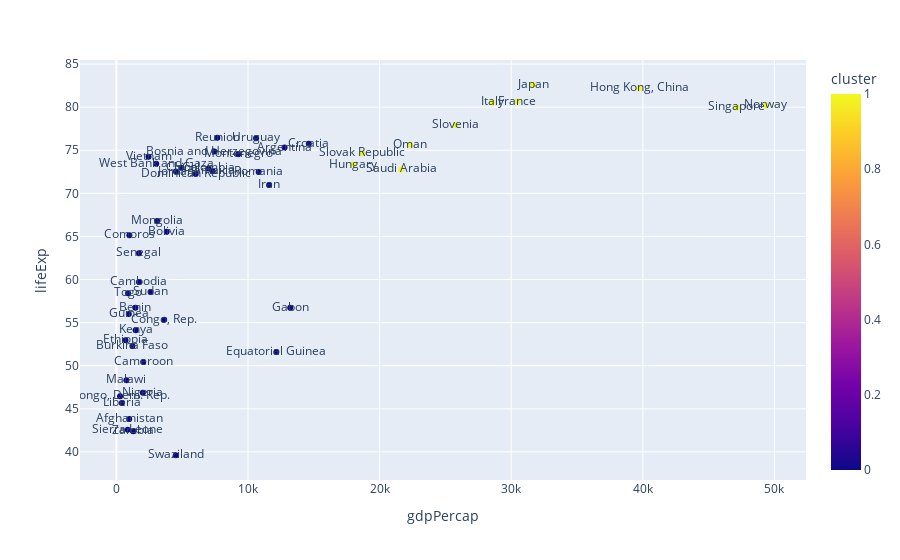

This figure's notebook cell:
### Markdown cell above
## Visualización: 1952

Diagrama de dispersión de `gdpPercap` vs `lifeExp` coloreado por cluster, con etiquetas de país.

### Code cell
fig = px.scatter(df_2s, x='gdpPercap', y='lifeExp', color='cluster', text=df_2s.country)
fig.show()

### Figure 1 — Plotly figure (JSON) as saved in the notebook; plotly's stock layout.template omitted (floating-point values rounded to 4 significant figures)
{"data": [{"hovertemplate": "gdpPercap=%{x}<br>lifeExp=%{y}<br>country=%{text}<br>cluster=%{marker.color}<extra></extra>", "legendgroup": "", "marker": {"color": [0, 0, 0, 0, 0, 0, 0, 0, 0, 0, 0, 0, 0, 0, 0, 0, 0, 1, 0, 0, 1, 1, 0, 1, 0, 1, 0, 0, 0, 0, 0, 0, 0, 1, 1, 0, 0, 1, 0, 0, 1, 1, 1, 0, 0, 0, 0, 0, 0, 0], "coloraxis": "coloraxis", "symbol": "circle"}, "mode": "markers+text", "name": "", "orientation": "v", "showlegend": false, "text": ["Afghanistan", "Argentina", "Benin", "Bolivia", "Bosnia and Herzegovina", "Burkina Faso", "Cambodia", "Cameroon", "China", "Colombia", "Comoros", "Congo, Dem. Rep.", "Congo, Rep.", "Croatia", "Dominican Republic", "Equatorial Guinea", "Ethiopia", "France", "Gabon", "Guinea", "Hong Kong, China", "Hungary", "Iran", "Italy", "Jamaica", "Japan", "Jordan", "Kenya", "Liberia", "Malawi", "Mongolia", "Montenegro", "Nigeria", "Norway", "Oman", "Reunion", "Romania", "Saudi Arabia", "Senegal", "Sierra Leone", "Singapore", "Slovak Republic", "Slovenia", "Sudan", "Swaziland", "Togo", "Uruguay", "Vietnam", "West Bank and Gaza", "Zambia"], "type": "scatter", "x": [974.6, 12780.0, 1441.0, 3822.0, 7446.0, 1217.0, 1714.0, 2042.0, 4959.0, 7007.0, 986.1, 277.6, 3633.0, 14620.0, 6025.0, 12150.0, 690.8, 30470.0, 13210.0, 942.7, 39720.0, 18010.0, 11610.0, 28570.0, 7321.0, 31660.0, 4519.0, 1463.0, 414.5, 759.3, 3096.0, 9254.0, 2014.0, 49360.0, 22320.0, 7670.0, 10810.0, 21650.0, 1712.0, 862.5, 47140.0, 18680.0, 25770.0, 2602.0, 4513.0, 883.0, 10610.0, 2442.0, 3025.0, 1271.0], "xaxis": "x", "y": [43.83, 75.32, 56.73, 65.55, 74.85, 52.3, 59.72, 50.43, 72.96, 72.89, 65.15, 46.46, 55.32, 75.75, 72.23, 51.58, 52.95, 80.66, 56.73, 56.01, 82.21, 73.34, 70.96, 80.55, 72.57, 82.6, 72.53, 54.11, 45.68, 48.3, 66.8, 74.54, 46.86, 80.2, 75.64, 76.44, 72.48, 72.78, 63.06, 42.57, 79.97, 74.66, 77.93, 58.56, 39.61, 58.42, 76.38, 74.25, 73.42, 42.38], "yaxis": "y"}], "layout": {"coloraxis": {"colorbar": {"title": {"text": "cluster"}}, "colorscale": [[0, "#0d0887"], [0.1111, "#46039f"], [0.2222, "#7201a8"], [0.3333, "#9c179e"], [0.4444, "#bd3786"], [0.5556, "#d8576b"], [0.6667, "#ed7953"], [0.7778, "#fb9f3a"], [0.8889, "#fdca26"], [1, "#f0f921"]]}, "legend": {"tracegroupgap": 0}, "margin": {"t": 60}, "xaxis": {"anchor": "y", "domain": [0, 1], "title": {"text": "gdpPercap"}}, "yaxis": {"anchor": "x", "domain": [0, 1], "title": {"text": "lifeExp"}}}}
